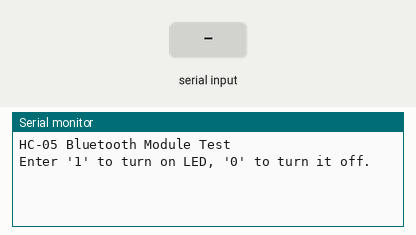
Recording of a sketch running on a simulated Arduino Mega 2560, built with avr-gcc and run on an emulated ATmega2560. Shown: the last lines printed to the serial monitor. Inputs (shaded band) come from the test bench.

Above: at 1.2 s.
1.3 s: "1" received over the second serial link
At 1.7 s:
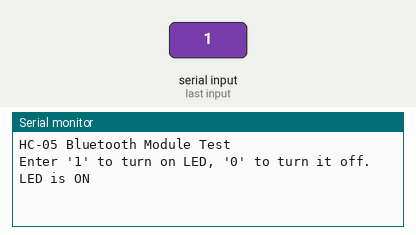
2.8 s: "0" received over the second serial link
At 4.1 s:
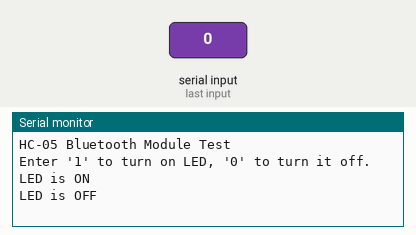

Measured:
- after the input at 1.3 s, the serial monitor: prints a new line at once (image 1)
- after the input at 2.8 s, the serial monitor: prints a new line at once (image 2)

The sketch:

sketch_sep10a.ino
```cpp
#include <SoftwareSerial.h>

SoftwareSerial HC05(17, 16); // Define SoftwareSerial object for HC-05 (TX, RX)

void setup() {
  Serial.begin(9600);  // Serial monitor for debugging
  HC05.begin(9600);    // Default baud rate for HC-05 module

  Serial.println("HC-05 Bluetooth Module Test");
  Serial.println("Enter '1' to turn on LED, '0' to turn it off.");
}

void loop() {
  if (HC05.available()) {
    char command = HC05.read();
    if (command == '1') {
      digitalWrite(44, HIGH); // Turn on LED on pin 13
      Serial.println("LED is ON");
    }
    else if (command == '0') {
      digitalWrite(44, LOW);  // Turn off LED on pin 13
      Serial.println("LED is OFF");
    }
  }

  if (Serial.available()) {
    char response = Serial.read();
    HC05.write(response); // Send data received from Serial Monitor to HC-05
  }
}
```
